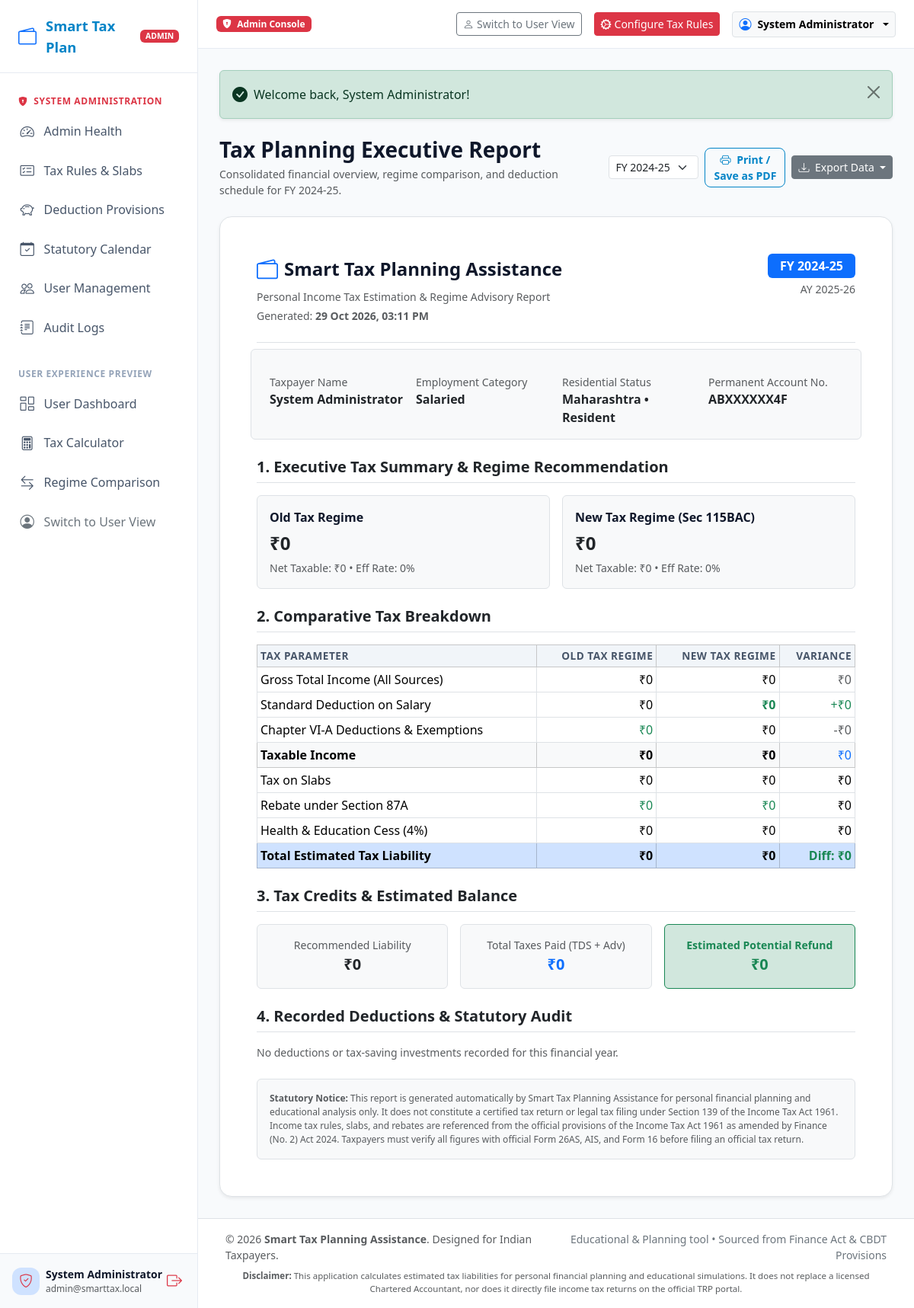
/reports.php (signed in), run on the app's committed database.
### tables this page shows
CREATE TABLE `financial_profiles` (
    `id` INT AUTO_INCREMENT PRIMARY KEY,
    `user_id` INT NOT NULL,
    `financial_year` VARCHAR(10) NOT NULL DEFAULT '2024-25',
    `employment_category` ENUM('salaried', 'self_employed', 'professional', 'student', 'senior_citizen') NOT NULL DEFAULT 'salaried',
    `residential_status` ENUM('resident', 'nri', 'rnor') NOT NULL DEFAULT 'resident',
    `age_category` ENUM('below_60', 'senior_60_80', 'super_senior_80') NOT NULL DEFAULT 'below_60',
    `state` VARCHAR(100) NOT NULL DEFAULT 'Delhi',
    `pan_number` VARCHAR(20) NULL,
    `default_regime` ENUM('new', 'old') NOT NULL DEFAULT 'new',
    `created_at` DATETIME NOT NULL DEFAULT CURRENT_TIMESTAMP,
    `updated_at` DATETIME NOT NULL DEFAULT CURRENT_TIMESTAMP ON UPDATE CURRENT_TIMESTAMP,
    INDEX `idx_profiles_user_fy` (`user_id`, `financial_year`),
    CONSTRAINT `fk_profile_user` FOREIGN KEY (`user_id`) REFERENCES `users` (`id`) ON DELETE CASCADE
);

CREATE TABLE `users` (
    `id` INT AUTO_INCREMENT PRIMARY KEY,
    `name` VARCHAR(150) NOT NULL,
    `email` VARCHAR(191) NOT NULL UNIQUE,
    `password_hash` VARCHAR(255) NOT NULL,
    `role` ENUM('user', 'admin') NOT NULL DEFAULT 'user',
    `status` ENUM('active', 'inactive', 'suspended') NOT NULL DEFAULT 'active',
    `last_login` DATETIME NULL,
    `created_at` DATETIME NOT NULL DEFAULT CURRENT_TIMESTAMP,
    `updated_at` DATETIME NOT NULL DEFAULT CURRENT_TIMESTAMP ON UPDATE CURRENT_TIMESTAMP,
    INDEX `idx_users_email` (`email`),
    INDEX `idx_users_role` (`role`)
);

### reports.php (the view, shortened to what the rows shown need)
<?php
require_once __DIR__ . '/config/app.php';
require_once __DIR__ . '/services/ReportService.php';
$userId = $_SESSION['user_id'];
$activeFy = $_GET['fy'] ?? $_SESSION['active_fy'] ?? '2024-25';
$reportService = new ReportService();
try {
    $reportData = $reportService->generateReport($userId, $activeFy);
} catch (Exception $e) {
    setFlash('danger', 'Failed to generate report: ' . $e->getMessage());
    header('Location: ' . baseUrl('dashboard.php'));
    exit;
}
$u = $reportData['user'];
require_once __DIR__ . '/includes/header.php';
?>
<div class="glass-card p-4 p-md-5 bg-white border shadow-sm">
    <div class="row g-3 mb-4 p-3 bg-light rounded border">
        <div class="col-sm-6 col-md-3">
            <span class="text-muted small d-block">Taxpayer Name</span>
            <strong class="text-dark"><?= e($u['name']) ?></strong>
        </div>
        <div class="col-sm-6 col-md-3">
            <span class="text-muted small d-block">Employment Category</span>
            <strong class="text-dark"><?= e(ucfirst(str_replace('_', ' ', $u['employment_category']))) ?></strong>
        </div>
        <div class="col-sm-6 col-md-3">
            <span class="text-muted small d-block">Residential Status</span>
            <strong class="text-dark"><?= e(ucfirst($u['state'])) ?> &bull; Resident</strong>
        </div>
    </div>
    <div class="table-responsive mb-4">
        <table class="table table-bordered table-sm table-financial align-middle mb-0">
            <thead class="table-light">
                <tr>
                    <th>Tax Parameter</th>
                    <th class="text-end">Old Tax Regime</th>
                    <th class="text-end">New Tax Regime</th>
                    <th class="text-end">Variance</th>
                </tr>
            </thead>
        </table>
    </div>
</div>
<?php require_once __DIR__ . '/includes/footer.php'; ?>

### includes/header.php (shortened to what the rows shown need)
<?php
require_once __DIR__ . '/../config/app.php';
$flash = getFlash();
?>
<!DOCTYPE html>
<html lang="en">
<head>
    <link href="https://cdn.jsdelivr.net/npm/bootstrap@5.3.2/dist/css/bootstrap.min.css" rel="stylesheet">
    <link rel="stylesheet" href="https://cdn.jsdelivr.net/npm/bootstrap-icons@1.11.3/font/bootstrap-icons.min.css">
    <link rel="stylesheet" href="<?= baseUrl('assets/css/style.css') ?>">
    <link rel="stylesheet" href="<?= baseUrl('assets/css/dashboard.css') ?>">
    <link rel="stylesheet" href="<?= baseUrl('assets/css/admin.css') ?>">
</head>
<body>
<?php if (isLoggedIn()): ?>
<div class="app-wrapper">
    <?php require_once __DIR__ . '/sidebar.php'; ?>
    <div class="app-main">
        <header class="app-navbar no-print">
            <div class="d-flex align-items-center gap-3">
                <div class="d-none d-md-flex align-items-center gap-2">
                    <?php if ($isAdminDir || $isAdmin): ?>
                        <span class="badge bg-danger text-white px-2 py-1">
                            <i class="bi bi-shield-lock-fill me-1"></i> Admin Console
                        </span>
                    <?php endif; ?>
                </div>
            </div>
            <div class="d-flex align-items-center gap-3">
                <?php if ($isAdminDir || $isAdmin): ?>
                    <a href="<?= baseUrl('admin/switch.php?to=user') ?>" class="btn btn-sm btn-outline-secondary d-none d-sm-inline-flex align-items-center gap-1" title="Switch to regular user view">
                        <i class="bi bi-person"></i> Switch to User View
                    </a>
                    <a href="<?= baseUrl('admin/tax_rules.php') ?>" class="btn btn-sm btn-danger d-none d-sm-inline-flex align-items-center gap-1">
                        <i class="bi bi-gear-wide-connected"></i> Configure Tax Rules
                    </a>
                <?php endif; ?>
                <div class="dropdown">
                    <button class="btn btn-sm btn-light border dropdown-toggle d-flex align-items-center gap-2" type="button" data-bs-toggle="dropdown" aria-expanded="false">
                        <i class="bi bi-person-circle fs-6 text-primary"></i>
                        <span class="d-none d-md-inline fw-semibold"><?= e($user['name'] ?? 'Account') ?></span>
                    </button>
                </div>
            </div>
        </header>
        <main class="app-content">
            <?php if ($flash): ?>
                <div class="alert alert-<?= e($flash['type']) ?> alert-dismissible fade show shadow-sm mb-4" role="alert">
                    <div class="d-flex align-items-center gap-2">
                        <?php if ($flash['type'] === 'success'): ?>
                            <i class="bi bi-check-circle-fill fs-5"></i>
                        <?php elseif ($flash['type'] === 'danger'): ?>
                            <i class="bi bi-exclamation-triangle-fill fs-5"></i>
                        <?php else: ?>
                            <i class="bi bi-info-circle-fill fs-5"></i>
                        <?php endif; ?>
                        <div><?= e($flash['message']) ?></div>
                    </div>
                    <button type="button" class="btn-close" data-bs-dismiss="alert" aria-label="Close"></button>
                </div>
            <?php endif; ?>
<?php endif; ?>

### includes/sidebar.php (shortened to what the rows shown need)
<?php
$currentScript = basename($_SERVER['PHP_SELF'] ?? '');
$user = currentUser();
$isAdmin = ($user['role'] ?? '') === 'admin';
$isAdminDir = str_contains($_SERVER['SCRIPT_NAME'] ?? '', '/admin/');
?>
<aside class="app-sidebar no-print">
    <a href="<?= ($isAdminDir || $isAdmin) ? baseUrl('admin/dashboard.php') : baseUrl('dashboard.php') ?>" class="sidebar-brand">
        <i class="bi bi-wallet2 text-primary"></i>
        <span>Smart Tax Plan</span>
        <?php if ($isAdminDir || $isAdmin): ?>
            <span class="badge bg-danger small ms-auto" style="font-size:0.65rem;">ADMIN</span>
        <?php endif; ?>
    </a>
    <div class="sidebar-menu">
        <?php if ($isAdminDir || $isAdmin): ?>
            <div class="sidebar-section-title text-danger fw-bold">
                <i class="bi bi-shield-lock-fill me-1"></i> System Administration
            </div>
            <a href="<?= baseUrl('admin/dashboard.php') ?>" class="sidebar-link <?= ($currentScript === 'dashboard.php' && $isAdminDir) ? 'active' : '' ?>">
                <i class="bi bi-speedometer2"></i>
                <span>Admin Health</span>
            </a>
            <a href="<?= baseUrl('admin/tax_rules.php') ?>" class="sidebar-link <?= ($currentScript === 'tax_rules.php') ? 'active' : '' ?>">
                <i class="bi bi-card-checklist"></i>
                <span>Tax Rules &amp; Slabs</span>
            </a>
            <a href="<?= baseUrl('admin/provisions.php') ?>" class="sidebar-link <?= ($currentScript === 'provisions.php') ? 'active' : '' ?>">
                <i class="bi bi-piggy-bank"></i>
                <span>Deduction Provisions</span>
            </a>
            <a href="<?= baseUrl('admin/calendar.php') ?>" class="sidebar-link <?= ($currentScript === 'calendar.php') ? 'active' : '' ?>">
                <i class="bi bi-calendar-check"></i>
                <span>Statutory Calendar</span>
            </a>
            <a href="<?= baseUrl('admin/users.php') ?>" class="sidebar-link <?= ($currentScript === 'users.php') ? 'active' : '' ?>">
                <i class="bi bi-people"></i>
                <span>User Management</span>
            </a>
            <a href="<?= baseUrl('admin/audit_logs.php') ?>" class="sidebar-link <?= ($currentScript === 'audit_logs.php') ? 'active' : '' ?>">
                <i class="bi bi-journal-text"></i>
                <span>Audit Logs</span>
            </a>
            <div class="sidebar-section-title mt-3">User Experience Preview</div>
            <a href="<?= baseUrl('dashboard.php') ?>" class="sidebar-link <?= ($currentScript === 'dashboard.php' && !$isAdminDir) ? 'active' : '' ?>">
                <i class="bi bi-columns-gap"></i>
                <span>User Dashboard</span>
            </a>
            <a href="<?= baseUrl('tax_calculator.php') ?>" class="sidebar-link <?= ($currentScript === 'tax_calculator.php') ? 'active' : '' ?>">
                <i class="bi bi-calculator"></i>
                <span>Tax Calculator</span>
            </a>
            <a href="<?= baseUrl('regime_comparison.php') ?>" class="sidebar-link <?= ($currentScript === 'regime_comparison.php') ? 'active' : '' ?>">
                <i class="bi bi-arrow-left-right"></i>
                <span>Regime Comparison</span>
            </a>
            <a href="<?= baseUrl('admin/switch.php?to=user') ?>" class="sidebar-link text-secondary">
                <i class="bi bi-person-circle"></i>
                <span>Switch to User View</span>
            </a>
        <?php endif; ?>
    </div>
    <div class="sidebar-user-footer">
        <div class="d-flex align-items-center justify-content-between">
            <div class="d-flex align-items-center gap-2 overflow-hidden">
                <div class="stat-icon bg-primary-subtle text-primary" style="width:36px;height:36px;font-size:1.1rem;">
                    <i class="bi <?= ($isAdminDir || $isAdmin) ? 'bi-shield-check text-danger' : 'bi-person text-primary' ?>"></i>
                </div>
                <div class="text-truncate">
                    <div class="fw-semibold text-truncate small"><?= e($user['name'] ?? 'User') ?></div>
                    <div class="text-muted text-truncate" style="font-size:0.75rem;"><?= e($user['email'] ?? '') ?></div>
                </div>
            </div>
            <a href="<?= baseUrl('logout.php') ?>" class="text-danger p-1" title="Sign Out">
                <i class="bi bi-box-arrow-right fs-5"></i>
            </a>
        </div>
    </div>
</aside>

### data on the page
financial_profiles: user.name "System Administrator", user.email "admin@smarttax.local", employment_category "Salaried", state "Maharashtra"

### other printed values
$flash['message'] "Welcome back, System Administrator!"
$activeFy "2024-25"
$reportData['generated_at'] "29 Oct 2026, 03:11 PM"
$u['pan'] "ABXXXXXX4F"
formatInr($comp['old_regime']['total_tax_liability']) "₹0"
formatInr($comp['old_regime']['taxable_income']) "₹0"
$comp['old_regime']['effective_tax_rate'] "0"
formatInr($comp['new_regime']['total_tax_liability']) "₹0"
formatInr($comp['new_regime']['taxable_income']) "₹0"
$comp['new_regime']['effective_tax_rate'] "0"
formatInr($comp['old_regime']['gross_income']) "₹0"
formatInr($comp['new_regime']['gross_income']) "₹0"
formatInr($comp['old_regime']['standard_deduction']) "₹0"
formatInr($comp['new_regime']['standard_deduction']) "₹0"
formatInr($comp['old_regime']['applicable_deductions']) "₹0"
